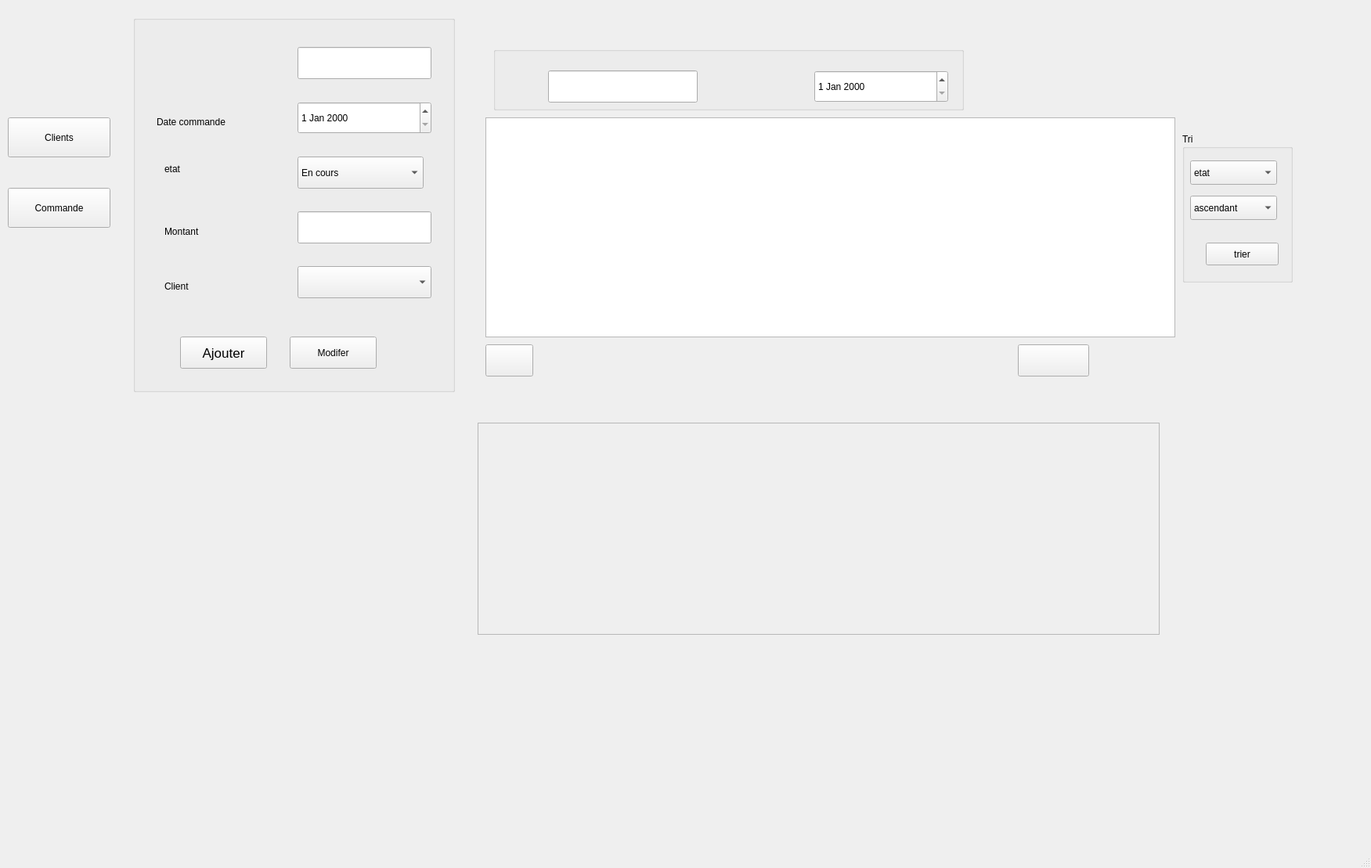
<?xml version="1.0" encoding="UTF-8"?>
<ui version="4.0">
 <class>MainWindow</class>
 <widget class="QMainWindow" name="MainWindow">
  <property name="enabled">
   <bool>true</bool>
  </property>
  <property name="geometry">
   <rect>
    <x>0</x>
    <y>0</y>
    <width>1751</width>
    <height>1109</height>
   </rect>
  </property>
  <property name="windowTitle">
   <string>MainWindow</string>
  </property>
  <property name="styleSheet">
   <string notr="true"/>
  </property>
  <widget class="QWidget" name="centralwidget">
   <widget class="QStackedWidget" name="stackedWidget">
    <property name="enabled">
     <bool>true</bool>
    </property>
    <property name="geometry">
     <rect>
      <x>150</x>
      <y>10</y>
      <width>1521</width>
      <height>871</height>
     </rect>
    </property>
    <property name="styleSheet">
     <string notr="true"/>
    </property>
    <property name="currentIndex">
     <number>1</number>
    </property>
    <widget class="QWidget" name="page">
     <widget class="QPushButton" name="pushButton_pdfC">
      <property name="geometry">
       <rect>
        <x>1010</x>
        <y>440</y>
        <width>93</width>
        <height>29</height>
       </rect>
      </property>
      <property name="text">
       <string>PDF</string>
      </property>
     </widget>
     <widget class="QTableView" name="tableView_client">
      <property name="geometry">
       <rect>
        <x>520</x>
        <y>160</y>
        <width>571</width>
        <height>271</height>
       </rect>
      </property>
     </widget>
     <widget class="QGroupBox" name="groupBox_5">
      <property name="geometry">
       <rect>
        <x>1110</x>
        <y>180</y>
        <width>151</width>
        <height>191</height>
       </rect>
      </property>
      <property name="title">
       <string>Tri</string>
      </property>
      <widget class="QComboBox" name="comboBox_critere_client">
       <property name="geometry">
        <rect>
         <x>10</x>
         <y>35</y>
         <width>111</width>
         <height>31</height>
        </rect>
       </property>
       <item>
        <property name="text">
         <string>nom</string>
        </property>
       </item>
       <item>
        <property name="text">
         <string>prenom</string>
        </property>
       </item>
       <item>
        <property name="text">
         <string>datecreation</string>
        </property>
       </item>
      </widget>
      <widget class="QComboBox" name="comboBox_order_client">
       <property name="geometry">
        <rect>
         <x>10</x>
         <y>80</y>
         <width>111</width>
         <height>31</height>
        </rect>
       </property>
       <item>
        <property name="text">
         <string>ascendant</string>
        </property>
       </item>
       <item>
        <property name="text">
         <string>descendant</string>
        </property>
       </item>
      </widget>
      <widget class="QPushButton" name="pushButton_triclient">
       <property name="geometry">
        <rect>
         <x>30</x>
         <y>140</y>
         <width>93</width>
         <height>29</height>
        </rect>
       </property>
       <property name="text">
        <string>trier</string>
       </property>
      </widget>
     </widget>
     <widget class="QGroupBox" name="groupBox">
      <property name="geometry">
       <rect>
        <x>50</x>
        <y>30</y>
        <width>391</width>
        <height>641</height>
       </rect>
      </property>
      <property name="title">
       <string>GroupBox</string>
      </property>
      <widget class="QLineEdit" name="lineEdit_nom">
       <property name="geometry">
        <rect>
         <x>180</x>
         <y>80</y>
         <width>171</width>
         <height>41</height>
        </rect>
       </property>
      </widget>
      <widget class="QLineEdit" name="lineEdit_ville">
       <property name="geometry">
        <rect>
         <x>180</x>
         <y>280</y>
         <width>171</width>
         <height>41</height>
        </rect>
       </property>
      </widget>
      <widget class="QLineEdit" name="lineEdit_prenom">
       <property name="geometry">
        <rect>
         <x>180</x>
         <y>140</y>
         <width>171</width>
         <height>41</height>
        </rect>
       </property>
      </widget>
      <widget class="QLineEdit" name="lineEdit_adresse">
       <property name="geometry">
        <rect>
         <x>180</x>
         <y>210</y>
         <width>171</width>
         <height>41</height>
        </rect>
       </property>
      </widget>
      <widget class="QLineEdit" name="lineEdit_tel">
       <property name="geometry">
        <rect>
         <x>180</x>
         <y>340</y>
         <width>171</width>
         <height>41</height>
        </rect>
       </property>
      </widget>
      <widget class="QLineEdit" name="lineEdit_email">
       <property name="geometry">
        <rect>
         <x>180</x>
         <y>400</y>
         <width>171</width>
         <height>41</height>
        </rect>
       </property>
      </widget>
      <widget class="QDateEdit" name="dateEdit">
       <property name="geometry">
        <rect>
         <x>180</x>
         <y>480</y>
         <width>171</width>
         <height>41</height>
        </rect>
       </property>
      </widget>
      <widget class="QLabel" name="label">
       <property name="geometry">
        <rect>
         <x>40</x>
         <y>80</y>
         <width>121</width>
         <height>31</height>
        </rect>
       </property>
       <property name="text">
        <string>Nom</string>
       </property>
      </widget>
      <widget class="QLabel" name="label_2">
       <property name="geometry">
        <rect>
         <x>20</x>
         <y>480</y>
         <width>121</width>
         <height>31</height>
        </rect>
       </property>
       <property name="text">
        <string>DateCreation</string>
       </property>
      </widget>
      <widget class="QLabel" name="label_3">
       <property name="geometry">
        <rect>
         <x>40</x>
         <y>150</y>
         <width>121</width>
         <height>31</height>
        </rect>
       </property>
       <property name="text">
        <string>Prenom</string>
       </property>
      </widget>
      <widget class="QLabel" name="label_4">
       <property name="geometry">
        <rect>
         <x>50</x>
         <y>210</y>
         <width>121</width>
         <height>31</height>
        </rect>
       </property>
       <property name="text">
        <string>Adresse</string>
       </property>
      </widget>
      <widget class="QLabel" name="label_5">
       <property name="geometry">
        <rect>
         <x>50</x>
         <y>290</y>
         <width>121</width>
         <height>31</height>
        </rect>
       </property>
       <property name="text">
        <string>Ville</string>
       </property>
      </widget>
      <widget class="QLabel" name="label_6">
       <property name="geometry">
        <rect>
         <x>30</x>
         <y>340</y>
         <width>121</width>
         <height>31</height>
        </rect>
       </property>
       <property name="text">
        <string>Telephone</string>
       </property>
      </widget>
      <widget class="QLabel" name="label_7">
       <property name="geometry">
        <rect>
         <x>50</x>
         <y>410</y>
         <width>121</width>
         <height>31</height>
        </rect>
       </property>
       <property name="text">
        <string>Email</string>
       </property>
      </widget>
      <widget class="QPushButton" name="pushButton_ajoutC">
       <property name="geometry">
        <rect>
         <x>60</x>
         <y>560</y>
         <width>121</width>
         <height>41</height>
        </rect>
       </property>
       <property name="text">
        <string>Ajouter</string>
       </property>
      </widget>
      <widget class="QPushButton" name="pushButton_modifC">
       <property name="geometry">
        <rect>
         <x>220</x>
         <y>560</y>
         <width>131</width>
         <height>41</height>
        </rect>
       </property>
       <property name="text">
        <string>Modifier</string>
       </property>
      </widget>
     </widget>
     <widget class="QPushButton" name="pushButton_suppC">
      <property name="geometry">
       <rect>
        <x>520</x>
        <y>440</y>
        <width>93</width>
        <height>31</height>
       </rect>
      </property>
      <property name="text">
       <string>Supprimer</string>
      </property>
     </widget>
     <widget class="QFrame" name="frame_client">
      <property name="geometry">
       <rect>
        <x>520</x>
        <y>490</y>
        <width>781</width>
        <height>281</height>
       </rect>
      </property>
      <property name="frameShape">
       <enum>QFrame::StyledPanel</enum>
      </property>
      <property name="frameShadow">
       <enum>QFrame::Raised</enum>
      </property>
     </widget>
     <widget class="QGroupBox" name="groupBox_6">
      <property name="geometry">
       <rect>
        <x>520</x>
        <y>70</y>
        <width>571</width>
        <height>80</height>
       </rect>
      </property>
      <property name="title">
       <string>rechercher client </string>
      </property>
      <widget class="QDateEdit" name="dateEdit_search">
       <property name="geometry">
        <rect>
         <x>330</x>
         <y>30</y>
         <width>171</width>
         <height>41</height>
        </rect>
       </property>
      </widget>
      <widget class="QLineEdit" name="lineEdit_rechC">
       <property name="geometry">
        <rect>
         <x>10</x>
         <y>30</y>
         <width>191</width>
         <height>41</height>
        </rect>
       </property>
      </widget>
     </widget>
     <widget class="QLabel" name="label_13">
      <property name="geometry">
       <rect>
        <x>0</x>
        <y>630</y>
        <width>471</width>
        <height>241</height>
       </rect>
      </property>
      <property name="styleSheet">
       <string notr="true">image: url(:/images/images/livraison.png);
border: none;</string>
      </property>
      <property name="text">
       <string/>
      </property>
     </widget>
    </widget>
    <widget class="QWidget" name="page_2">
     <widget class="QFrame" name="frame_commande">
      <property name="geometry">
       <rect>
        <x>460</x>
        <y>530</y>
        <width>871</width>
        <height>271</height>
       </rect>
      </property>
      <property name="frameShape">
       <enum>QFrame::StyledPanel</enum>
      </property>
      <property name="frameShadow">
       <enum>QFrame::Raised</enum>
      </property>
     </widget>
     <widget class="QGroupBox" name="groupBox_4">
      <property name="geometry">
       <rect>
        <x>1360</x>
        <y>160</y>
        <width>141</width>
        <height>191</height>
       </rect>
      </property>
      <property name="title">
       <string>Tri</string>
      </property>
      <widget class="QComboBox" name="comboBox_critere">
       <property name="geometry">
        <rect>
         <x>10</x>
         <y>35</y>
         <width>111</width>
         <height>31</height>
        </rect>
       </property>
       <item>
        <property name="text">
         <string>etat</string>
        </property>
       </item>
       <item>
        <property name="text">
         <string>montant</string>
        </property>
       </item>
       <item>
        <property name="text">
         <string>date_commande</string>
        </property>
       </item>
      </widget>
      <widget class="QComboBox" name="comboBox_order">
       <property name="geometry">
        <rect>
         <x>10</x>
         <y>80</y>
         <width>111</width>
         <height>31</height>
        </rect>
       </property>
       <item>
        <property name="text">
         <string>ascendant</string>
        </property>
       </item>
       <item>
        <property name="text">
         <string>descendant</string>
        </property>
       </item>
      </widget>
      <widget class="QPushButton" name="pushButton_tricommande">
       <property name="geometry">
        <rect>
         <x>30</x>
         <y>140</y>
         <width>93</width>
         <height>29</height>
        </rect>
       </property>
       <property name="text">
        <string>trier</string>
       </property>
      </widget>
     </widget>
     <widget class="QPushButton" name="pushButton_suppCm">
      <property name="geometry">
       <rect>
        <x>470</x>
        <y>430</y>
        <width>61</width>
        <height>41</height>
       </rect>
      </property>
      <property name="autoFillBackground">
       <bool>false</bool>
      </property>
      <property name="styleSheet">
       <string notr="true">image: url(:/images/images/tabler--trash.png);</string>
      </property>
      <property name="text">
       <string/>
      </property>
      <property name="checkable">
       <bool>false</bool>
      </property>
      <property name="flat">
       <bool>false</bool>
      </property>
     </widget>
     <widget class="QGroupBox" name="groupBox_3">
      <property name="geometry">
       <rect>
        <x>480</x>
        <y>50</y>
        <width>601</width>
        <height>81</height>
       </rect>
      </property>
      <property name="title">
       <string/>
      </property>
      <widget class="QLineEdit" name="lineEdit_rechCom">
       <property name="geometry">
        <rect>
         <x>70</x>
         <y>30</y>
         <width>191</width>
         <height>41</height>
        </rect>
       </property>
      </widget>
      <widget class="QDateEdit" name="dateEdit_search_cm">
       <property name="geometry">
        <rect>
         <x>410</x>
         <y>30</y>
         <width>171</width>
         <height>41</height>
        </rect>
       </property>
      </widget>
      <widget class="QLabel" name="label_14">
       <property name="geometry">
        <rect>
         <x>0</x>
         <y>20</y>
         <width>63</width>
         <height>51</height>
        </rect>
       </property>
       <property name="styleSheet">
        <string notr="true">image: url(:/images/images/tabler--device-ipad-horizontal-search.png);</string>
       </property>
       <property name="text">
        <string/>
       </property>
      </widget>
     </widget>
     <widget class="QGroupBox" name="groupBox_2">
      <property name="geometry">
       <rect>
        <x>20</x>
        <y>10</y>
        <width>411</width>
        <height>481</height>
       </rect>
      </property>
      <property name="title">
       <string/>
      </property>
      <widget class="QLineEdit" name="lineEdit_montant">
       <property name="geometry">
        <rect>
         <x>210</x>
         <y>250</y>
         <width>171</width>
         <height>41</height>
        </rect>
       </property>
      </widget>
      <widget class="QDateEdit" name="dateEdit_Commande">
       <property name="geometry">
        <rect>
         <x>210</x>
         <y>110</y>
         <width>171</width>
         <height>41</height>
        </rect>
       </property>
      </widget>
      <widget class="QLabel" name="label_8">
       <property name="geometry">
        <rect>
         <x>40</x>
         <y>180</y>
         <width>112</width>
         <height>31</height>
        </rect>
       </property>
       <property name="text">
        <string>etat</string>
       </property>
      </widget>
      <widget class="QLabel" name="label_9">
       <property name="geometry">
        <rect>
         <x>30</x>
         <y>120</y>
         <width>112</width>
         <height>31</height>
        </rect>
       </property>
       <property name="text">
        <string>Date commande</string>
       </property>
      </widget>
      <widget class="QLabel" name="label_10">
       <property name="geometry">
        <rect>
         <x>40</x>
         <y>260</y>
         <width>112</width>
         <height>31</height>
        </rect>
       </property>
       <property name="text">
        <string>Montant</string>
       </property>
      </widget>
      <widget class="QComboBox" name="comboBox_client">
       <property name="geometry">
        <rect>
         <x>210</x>
         <y>320</y>
         <width>171</width>
         <height>41</height>
        </rect>
       </property>
      </widget>
      <widget class="QLabel" name="label_11">
       <property name="geometry">
        <rect>
         <x>40</x>
         <y>330</y>
         <width>112</width>
         <height>31</height>
        </rect>
       </property>
       <property name="text">
        <string>Client</string>
       </property>
      </widget>
      <widget class="QLineEdit" name="lineEdit_idCommande">
       <property name="geometry">
        <rect>
         <x>210</x>
         <y>40</y>
         <width>171</width>
         <height>41</height>
        </rect>
       </property>
      </widget>
      <widget class="QComboBox" name="comboBox_etat">
       <property name="geometry">
        <rect>
         <x>210</x>
         <y>180</y>
         <width>161</width>
         <height>41</height>
        </rect>
       </property>
       <item>
        <property name="text">
         <string>En cours</string>
        </property>
       </item>
       <item>
        <property name="text">
         <string>Complete</string>
        </property>
       </item>
       <item>
        <property name="text">
         <string>Annule</string>
        </property>
       </item>
      </widget>
      <widget class="QPushButton" name="pushButton_ajoutCm">
       <property name="geometry">
        <rect>
         <x>60</x>
         <y>410</y>
         <width>111</width>
         <height>41</height>
        </rect>
       </property>
       <property name="font">
        <font>
         <pointsize>13</pointsize>
        </font>
       </property>
       <property name="styleSheet">
        <string notr="true"/>
       </property>
       <property name="text">
        <string>Ajouter</string>
       </property>
      </widget>
      <widget class="QPushButton" name="pushButton_modifCm">
       <property name="geometry">
        <rect>
         <x>200</x>
         <y>410</y>
         <width>111</width>
         <height>41</height>
        </rect>
       </property>
       <property name="text">
        <string>Modifer</string>
       </property>
      </widget>
     </widget>
     <widget class="QTableView" name="tableView_commande">
      <property name="geometry">
       <rect>
        <x>470</x>
        <y>140</y>
        <width>881</width>
        <height>281</height>
       </rect>
      </property>
     </widget>
     <widget class="QPushButton" name="pushButton_pdfCm">
      <property name="geometry">
       <rect>
        <x>1150</x>
        <y>430</y>
        <width>91</width>
        <height>41</height>
       </rect>
      </property>
      <property name="styleSheet">
       <string notr="true">image: url(:/images/images/tabler--file-type-pdf.png);</string>
      </property>
      <property name="text">
       <string/>
      </property>
     </widget>
     <widget class="QLabel" name="label_qrcode">
      <property name="enabled">
       <bool>true</bool>
      </property>
      <property name="geometry">
       <rect>
        <x>40</x>
        <y>500</y>
        <width>331</width>
        <height>251</height>
       </rect>
      </property>
      <property name="text">
       <string/>
      </property>
     </widget>
    </widget>
   </widget>
   <widget class="QPushButton" name="pushButton_2">
    <property name="geometry">
     <rect>
      <x>10</x>
      <y>240</y>
      <width>131</width>
      <height>51</height>
     </rect>
    </property>
    <property name="text">
     <string>Commande</string>
    </property>
   </widget>
   <widget class="QPushButton" name="pushButton">
    <property name="geometry">
     <rect>
      <x>10</x>
      <y>150</y>
      <width>131</width>
      <height>51</height>
     </rect>
    </property>
    <property name="text">
     <string>Clients</string>
    </property>
   </widget>
  </widget>
  <widget class="QMenuBar" name="menubar">
   <property name="geometry">
    <rect>
     <x>0</x>
     <y>0</y>
     <width>1751</width>
     <height>26</height>
    </rect>
   </property>
  </widget>
  <widget class="QStatusBar" name="statusbar"/>
 </widget>
 <resources/>
 <connections/>
</ui>
